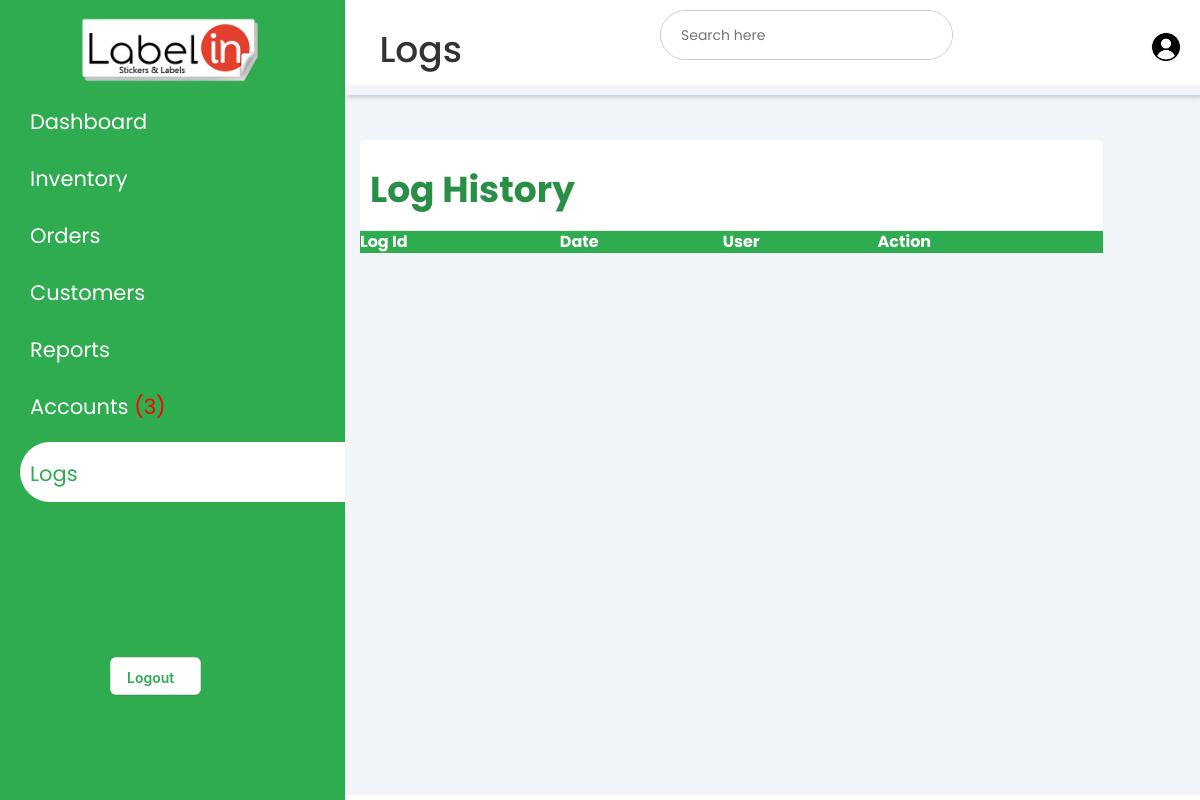
The app's page /adminlogs.php, older data.
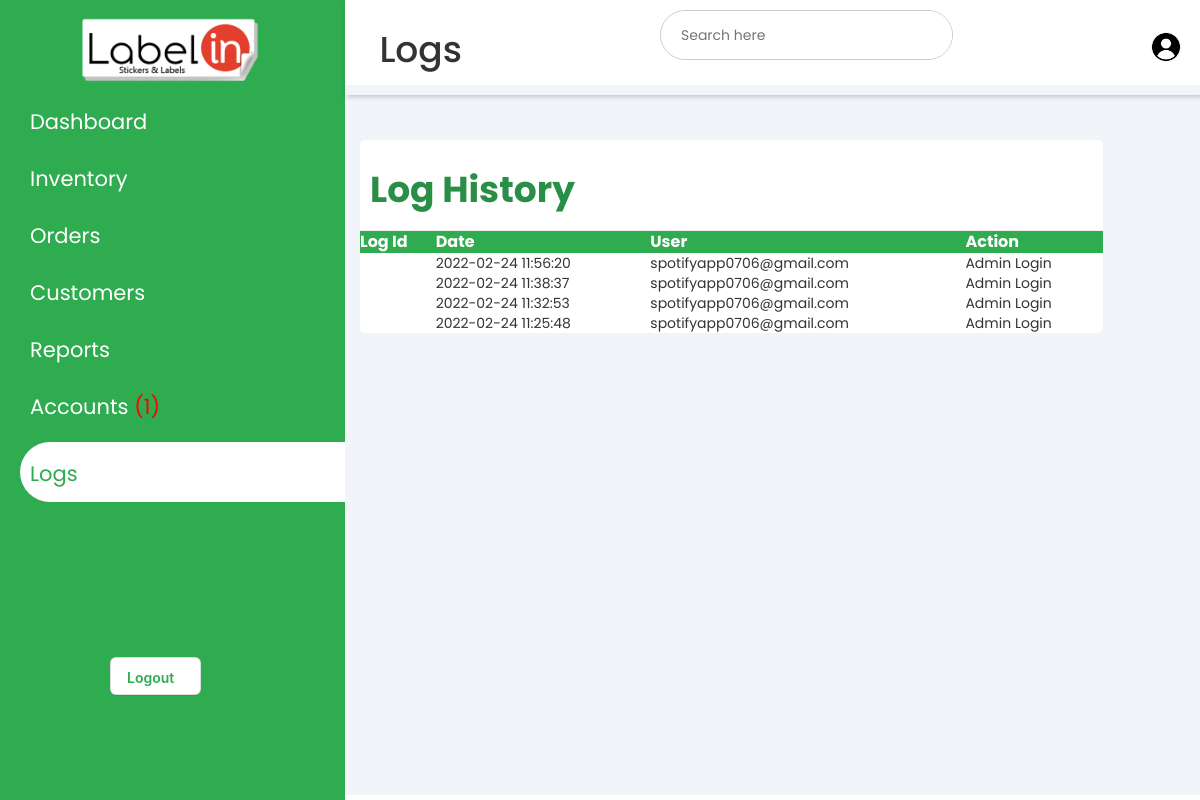
The same page, newer data.
### tables this page shows
CREATE TABLE `logs` (
  `date` datetime NOT NULL,
  `user` varchar(60) NOT NULL,
  `action` varchar(60) NOT NULL
);

### adminlogs.php (the view, shortened to what this page needs)
<?php
  include "conn.php";
  $pending = 0;
  $pencheck = $conn -> query("SELECT * FROM users WHERE status = 'PENDING'");
  while($found = mysqli_fetch_array($pencheck))
  {
    $pending += 1;
  }
$logs = "SELECT * FROM logs ORDER BY date DESC";
$result = mysqli_query($conn,$logs);
?>
<!DOCTYPE html>
<html lang="en">
<head>
    <link rel="stylesheet" href="https://maxst.icons8.com/vue-static/landings/line-awesome/line-awesome/1.3.0/css/line-awesome.min.css">
    <link rel="stylesheet" href="https://maxcdn.bootstrapcdn.com/font-awesome/4.7.0/css/font-awesome.min.css">
    <link rel="stylesheet" href="https://maxcdn.bootstrapcdn.com/bootstrap/3.3.7/css/bootstrap.min.css">
    <link rel="stylesheet" href="css/admindashboard.css">
</head>
<body>
        <div class="sidebar">
            <div class="sidebar-brand">
                <img src="image/labelin-logo.png" class="labelinlogo" alt="">
            </div>
            <div class="sidebar-menu">
                <ul>
                    <li>
                        <a href="admindashboard.php"><span class="las la-igloo"></span>
                        <span>Dashboard</span></a>
                    </li>
                    <li>
                        <a href="admininventory.php" ><span class="las la-clipboard-list"></span>
                        <span>Inventory</span></a>
                    </li>
                    <li>
                        <a href="" ><span class="las la-receipt"></span>
                        <span>Orders</span></a>
                    </li>
                    <li>
                        <a href=""><span class="las la-users"></span>
                        <span>Customers</span></a>
                    </li>
                    <li>
                        <a href=""><span class="las la-paste"></span>
                        <span>Reports</span></a>
                    </li>
                    <li>
                        <a href="adminaccounts.php"><span class="las la-user-circle"></span>
                        <span>Accounts <font style= color:red;>(<?php echo $pending?>)</font></span></a>
                    </li>
                    <li>
                        <a href="" class="active"><span class="las la-igloo"></span>
                        <span>Logs</span></a>
                    </li>
                </ul>
                <a href="logout.php"><div>
                    <button class="btnlogout" role="button">Logout <span class="las la-door-open"></span></button>
                </div></a>
            </div>
        </div>
        <div class = "main-content">
             <header>
                    <h1>
                        <label for="">
                            <span class="la la-bars"></span>
                        </label>
                        Logs
                    </h1>
                    <div class="search-wrapper">
                        <input type="research" placeholder="Search here">
                    </div>
                    <div class="user-wrapper">
                        <img src="image/usericon.png" width="30px" height="30px" alt="">
                    </div>
            </header>
            <main>
                <div class="table-grid">
                        <div class="orders">
                            <div class="table-card">
                                <div class="table-grid-header">
                                    <h1><b>Log History</b></h1>
                                    <br>
                                </div>
                                <div class="table-grid-card-body">
                                    <table width=100%>
                                        <thead>
                                            <tr class="tr-head">
                                                <th>Log Id</th>
                                                <th>Date</th>
                                                <th>User</th>
                                                <th>Action</th>
                                            </tr>
                                        </div>
                                    <tbody>
                                        <?php while($row=mysqli_fetch_assoc($result)):?>
                                        <tr>
                                            <td><?php echo $row['logs_id'];?></td>
                                            <td><?php echo $row['date'];?></td>
                                            <td><?php echo $row['user'];?></td>
                                            <td><?php echo $row['action'];?></td>
                                         </tr>
                                         <?php endwhile;?>
                                        </tbody>
                            </div>
                                </div>
                            </div>
                        </div>
</body>
</html>

### css/admindashboard.css (style rules this page uses)
:root { --main-color: #2fab50; --color-dark: #1D2231; --text-grey: #8390A2; }
* { padding: 0; margin: 0; box-sizing: border-box; list-style-type: none; text-decoration: none; font-family: 'Poppins', sans-serif; }
.sidebar { width: 345px; position: fixed; left: 0; top: 0; height: 100%; background: var(--main-color); z-index: 100; }
.sidebar-brand { height: 90px; padding: 1rem 0rem 1rem 2rem; color: #fff; }
.sidebar-menu { margin-top: 1rem; }
.sidebar-brand img { margin-right: .4rem; position: relative; left: 53px; top: -45px; }
.sidebar-menu li { width: 100%; margin-bottom: 1.7rem; padding-left: 2rem; }
.sidebar-menu a.active { background: #fff; padding-top: 1rem; padding-bottom: 1rem; color: var(--main-color); border-radius: 30px 0px 0px 30px; }
.sidebar-menu a { display: block; color: #fff; font-size: 21px; }
.sidebar-menu a span:first-child { font-size: 28px; padding-right: 1rem; }
header { display: flex; justify-content: space-between; padding: 1rem 1.5rem; box-shadow: 2px 2px 5px rgba(0,0,0,0.2); position: fixed; left: 345px; width: calc(100% - 345px); top: 0; z-index: 100; }
header label span { font-size: 1.7rem; padding-right: 1rem; }
.search-wrapper { border: 1px solid #ccc; border-radius: 30px; height: 50px; display: flex; align-items: center; overflow-x: hidden; }
.search-wrapper input { height: 100%; padding: .5m; border: none; outline: none; }
.user-wrapper { display: flex; align-items: center; }
.user-wrapper img { border-radius: 50%; margin-right: .4rem; }
.main-content { margin-left: 345px; }
main { margin-top:85px; padding: 2rem 1.5rem; background: #f1f5f9; min-height: calc(100vh - 90px); }
table { border-collapse: collapse; }
.table-grid { margin-top: 3.5rem; display: grid; grid-gap: 3rem; grid-template-columns: 90% auto; border-spacing: 25px; }
.table-card { background: #fff; border-radius: 5px; border-spacing: 5px 1rem; }
.table-grid-header, .table-grid-body { padding: 1rem; }
.table-grid-header { display: flex; justify-content: space-between; align-items: center; color: #298e46; border-bottom: 1px solid #f0f0f0; }
.tr-head { font-size: 16px; color: #fff; background-color: var(--main-color); }
.btnlogout { appearance: none; background-color: #ffff; border: 1px solid rgba(27, 31, 35, .15); border-radius: 6px; box-shadow: rgba(27, 31, 35, .1) 0 1px 0; box-sizing: border-box; color: var(--main-color); cursor: pointer; display: inline-block; font-family: -apple-system,system-ui,"Segoe UI",Helvetica,Arial,sans-serif,"Apple Color Emoji","Segoe UI Emoji"; font-size: 14px; font-weight: 600; line-height: 20px; padding: 6px 16px; position: relative; text-align: center; text-decoration: none; user-select: none; -webkit-user-select: none; touch-action: manipulation; vertical-align: middle; white-space: nowrap; margin-left: 11rem; margin-top: 40%; }
.labelinlogo { width: 190px; height: 70px; margin-top: 50px; }

Row changes from the older to the newer data that the page shows:
added logs: date "2022-02-24 11:56:20", user "spotifyapp0706@gmail.com", action "Admin Login"
added logs: date "2022-02-24 11:38:37", user "spotifyapp0706@gmail.com", action "Admin Login"
added logs: date "2022-02-24 11:32:53", user "spotifyapp0706@gmail.com", action "Admin Login"
added logs: date "2022-02-24 11:25:48", user "spotifyapp0706@gmail.com", action "Admin Login"
Text that changed along with them:
$pending: "3" → "1"
